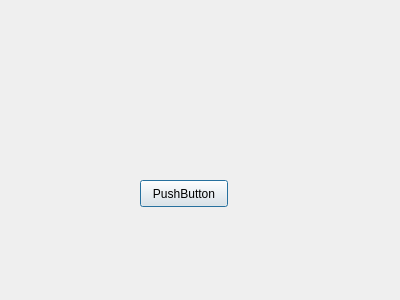
<?xml version="1.0" encoding="UTF-8"?>
<ui version="4.0">
 <class>FileIODialog</class>
 <widget class="QDialog" name="FileIODialog">
  <property name="geometry">
   <rect>
    <x>0</x>
    <y>0</y>
    <width>400</width>
    <height>300</height>
   </rect>
  </property>
  <property name="windowTitle">
   <string>Dialog</string>
  </property>
  <widget class="QPushButton" name="pushButton">
   <property name="geometry">
    <rect>
     <x>140</x>
     <y>180</y>
     <width>88</width>
     <height>27</height>
    </rect>
   </property>
   <property name="text">
    <string>PushButton</string>
   </property>
  </widget>
 </widget>
 <resources/>
 <connections/>
</ui>
